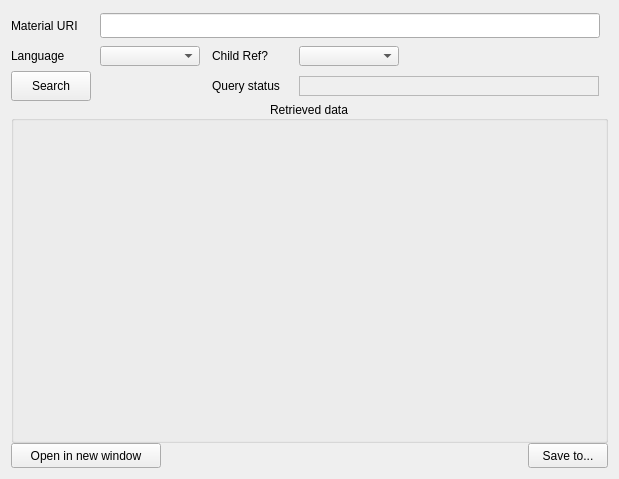
      <widget class="QWidget" name="GetMaterialDetails_tab">
       <attribute name="title">
        <string>Get Material details</string>
       </attribute>
       <attribute name="toolTip">
        <string>&lt;html&gt;&lt;head/&gt;&lt;body&gt;&lt;p&gt;Search the detail of the Material specified in the URI. User can choose the Language of the output, and whether the details shoudl icnlude child references. It performs the method &amp;quot;&lt;span style=&quot; font-weight:700;&quot;&gt;/api/Material/v1&lt;/span&gt;&amp;quot;&lt;/p&gt;&lt;/body&gt;&lt;/html&gt;</string>
       </attribute>
       <layout class="QGridLayout" name="gridLayout_13">
        <item row="0" column="0">
         <layout class="QGridLayout" name="gridLayout_6">
          <property name="sizeConstraint">
           <enum>QLayout::SetMinimumSize</enum>
          </property>
          <property name="leftMargin">
           <number>0</number>
          </property>
          <property name="topMargin">
           <number>0</number>
          </property>
          <property name="rightMargin">
           <number>0</number>
          </property>
          <property name="bottomMargin">
           <number>0</number>
          </property>
          <property name="spacing">
           <number>0</number>
          </property>
          <item row="0" column="0">
           <widget class="QLabel" name="GetMaterialDetails_DomainURI_label">
            <property name="minimumSize">
             <size>
              <width>85</width>
              <height>30</height>
             </size>
            </property>
            <property name="maximumSize">
             <size>
              <width>85</width>
              <height>30</height>
             </size>
            </property>
            <property name="text">
             <string>Material URI</string>
            </property>
           </widget>
          </item>
          <item row="1" column="2">
           <widget class="QLabel" name="GetMaterialDetails_DataStructure_label_2">
            <property name="minimumSize">
             <size>
              <width>80</width>
              <height>30</height>
             </size>
            </property>
            <property name="maximumSize">
             <size>
              <width>80</width>
              <height>30</height>
             </size>
            </property>
            <property name="text">
             <string>Child Ref?</string>
            </property>
            <property name="wordWrap">
             <bool>true</bool>
            </property>
           </widget>
          </item>
          <item row="1" column="0">
           <widget class="QLabel" name="GetMaterialDetails_DataStructure_label">
            <property name="minimumSize">
             <size>
              <width>80</width>
              <height>30</height>
             </size>
            </property>
            <property name="maximumSize">
             <size>
              <width>80</width>
              <height>30</height>
             </size>
            </property>
            <property name="text">
             <string>Language</string>
            </property>
            <property name="wordWrap">
             <bool>true</bool>
            </property>
           </widget>
          </item>
          <item row="1" column="3">
           <widget class="QComboBox" name="GetMaterialDetails_DataStructure_comboBox_2">
            <property name="minimumSize">
             <size>
              <width>100</width>
              <height>20</height>
             </size>
            </property>
            <property name="maximumSize">
             <size>
              <width>100</width>
              <height>20</height>
             </size>
            </property>
            <property name="maxVisibleItems">
             <number>2</number>
            </property>
            <property name="maxCount">
             <number>2</number>
            </property>
           </widget>
          </item>
          <item row="1" column="1">
           <widget class="QComboBox" name="GetMaterialDetails_DataStructure_comboBox">
            <property name="minimumSize">
             <size>
              <width>100</width>
              <height>20</height>
             </size>
            </property>
            <property name="maximumSize">
             <size>
              <width>100</width>
              <height>20</height>
             </size>
            </property>
            <property name="maxVisibleItems">
             <number>2</number>
            </property>
            <property name="maxCount">
             <number>2</number>
            </property>
           </widget>
          </item>
          <item row="0" column="1" colspan="3">
           <widget class="QLineEdit" name="GetListMaterialDetails_SearchTextString_lineEdit">
            <property name="minimumSize">
             <size>
              <width>500</width>
              <height>20</height>
             </size>
            </property>
            <property name="maximumSize">
             <size>
              <width>50</width>
              <height>25</height>
             </size>
            </property>
           </widget>
          </item>
          <item row="2" column="0">
           <widget class="QPushButton" name="GetMaterialDetails_Search_pushButton">
            <property name="minimumSize">
             <size>
              <width>80</width>
              <height>30</height>
             </size>
            </property>
            <property name="maximumSize">
             <size>
              <width>80</width>
              <height>30</height>
             </size>
            </property>
            <property name="text">
             <string>Search</string>
            </property>
           </widget>
          </item>
          <item row="4" column="3" alignment="Qt::AlignRight">
           <widget class="QPushButton" name="GetMaterialDetails_SaveTo_pushButton">
            <property name="minimumSize">
             <size>
              <width>80</width>
              <height>25</height>
             </size>
            </property>
            <property name="maximumSize">
             <size>
              <width>80</width>
              <height>25</height>
             </size>
            </property>
            <property name="text">
             <string>Save to...</string>
            </property>
           </widget>
          </item>
          <item row="4" column="0" colspan="2" alignment="Qt::AlignLeft">
           <widget class="QPushButton" name="GetMaterialDetails_OpenInNewWindow_pushButton">
            <property name="minimumSize">
             <size>
              <width>150</width>
              <height>25</height>
             </size>
            </property>
            <property name="maximumSize">
             <size>
              <width>150</width>
              <height>25</height>
             </size>
            </property>
            <property name="toolTip">
             <string>&lt;html&gt;&lt;head/&gt;&lt;body&gt;&lt;p&gt;Open data in new window for better visualization&lt;/p&gt;&lt;/body&gt;&lt;/html&gt;</string>
            </property>
            <property name="text">
             <string>Open in new window</string>
            </property>
           </widget>
          </item>
          <item row="3" column="0" colspan="4">
           <widget class="QGroupBox" name="GetMaterialDetails_JSONViewerHolder_groupBox">
            <property name="minimumSize">
             <size>
              <width>597</width>
              <height>301</height>
             </size>
            </property>
            <property name="font">
             <font>
              <pointsize>9</pointsize>
              <bold>false</bold>
              <underline>false</underline>
             </font>
            </property>
            <property name="title">
             <string>Retrieved data</string>
            </property>
            <property name="alignment">
             <set>Qt::AlignCenter</set>
            </property>
            <layout class="QHBoxLayout" name="horizontalLayout_7">
             <item>
              <widget class="QWidget" name="GetMaterialDetails_JSONViewerHolder_widget" native="true">
               <property name="minimumSize">
                <size>
                 <width>597</width>
                 <height>301</height>
                </size>
               </property>
              </widget>
             </item>
            </layout>
           </widget>
          </item>
          <item row="2" column="3">
           <widget class="QLabel" name="GetMaterialDetails_QuerryStatusResult_label">
            <property name="minimumSize">
             <size>
              <width>300</width>
              <height>20</height>
             </size>
            </property>
            <property name="maximumSize">
             <size>
              <width>150</width>
              <height>20</height>
             </size>
            </property>
            <property name="autoFillBackground">
             <bool>false</bool>
            </property>
            <property name="styleSheet">
             <string notr="true"/>
            </property>
            <property name="frameShape">
             <enum>QFrame::StyledPanel</enum>
            </property>
            <property name="frameShadow">
             <enum>QFrame::Sunken</enum>
            </property>
            <property name="text">
             <string/>
            </property>
           </widget>
          </item>
          <item row="2" column="2">
           <widget class="QLabel" name="GetMaterialDetails_QuerryStatus_label">
            <property name="enabled">
             <bool>true</bool>
            </property>
            <property name="minimumSize">
             <size>
              <width>80</width>
              <height>30</height>
             </size>
            </property>
            <property name="maximumSize">
             <size>
              <width>80</width>
              <height>30</height>
             </size>
            </property>
            <property name="text">
             <string>Query status</string>
            </property>
           </widget>
          </item>
         </layout>
        </item>
       </layout>
      </widget>
